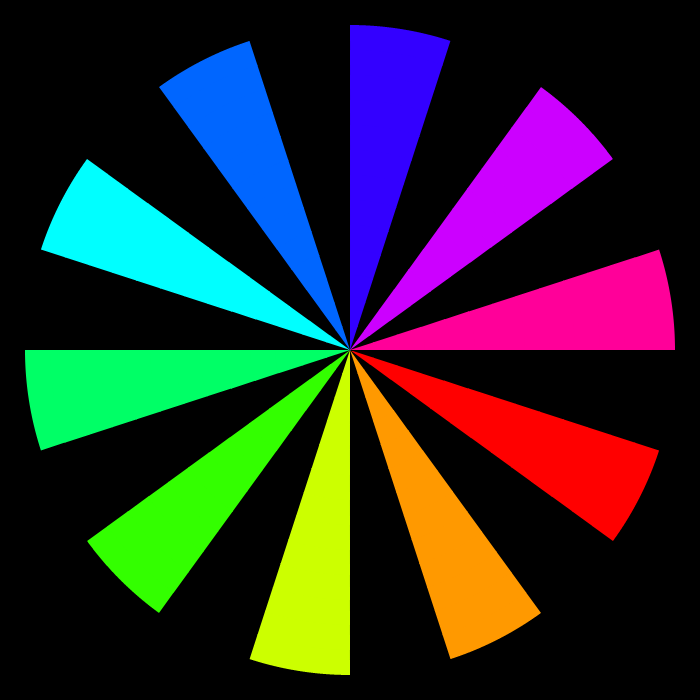
Frame 1 (no input)
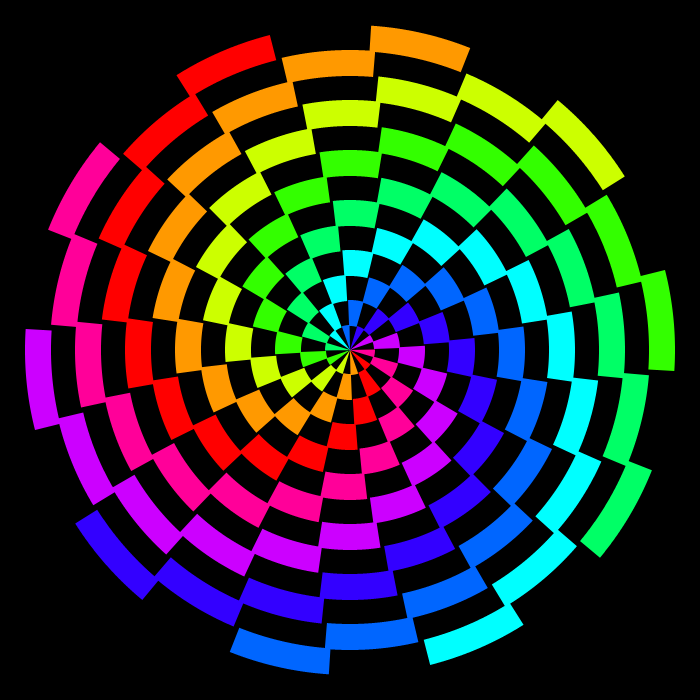
Frame 60 (no input)
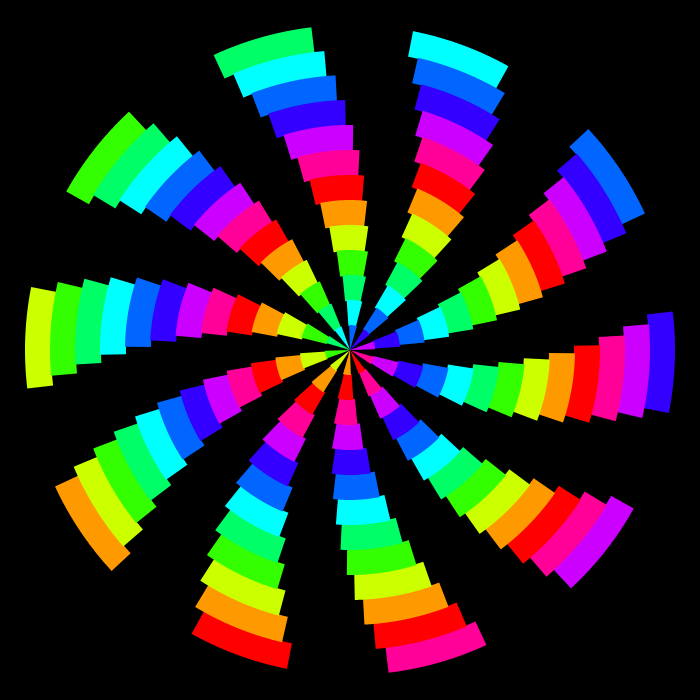
Frame 120 (the mouse pressed at the canvas centre since frame 60)

The p5.js sketch that drew these frames (run headless with seeded random() and noise() and a simulated clock; from frame 60 on, the mouse is pressed at the canvas centre):

// p5.js sketch
// ── sketch.js
let increment = 0;

function setup() {
    createCanvas(700, 700);
}

function draw() {
    background(0);

    //GET SCREEN SIZE AND DECREMENT 50 PX OF THE DIMENSIONS 
    let w = width - 50;
    let h = height - 50;

    for (let layer = 13; layer >= 1; layer--) {
        //13 --> DRAW THE OUTER LAYER THAT SPINS FASTLY
        //1 --> DRAW THE INNER LAYER THAT SPINS SLOWLY

        //DRAW ONE OF THE LAYER
        drawEllipseSections(w, h, (increment * layer));

        //EACH ITERATION DECREMENT 50 PX OF THE DIMENSIONS 
        w -= 50;
        h -= 50;
    }

    //INCREMENT ANGLE TO THE LAYERS ROTATION
    increment += 0.005;
}

function drawEllipseSections(w, h, index) {

    //ALL THE TRANSLATIONS AND ROTATIONS
    //BETWEEN PUSH() AND POP() WILL BE UNDONE 
    //AFTER THE BLOCK RESPECTIVE POP()
    push();
    //(0,0) IS NOW AT THE SCREEN CENTER 
    translate(width / 2, height / 2);

    //THE SECTION IS 1/20 OF THE CIRCUNFERENCE
    let section = (TWO_PI / 20);

    //ROTATE BY index --> (increment * layer)
    rotate(index);

    for (let i = 0; i < 20; i += 2) {

        //THE FOLLOWING SHAPES WILL NOT HAVE EDGE
        noStroke();
        
        colorMode(HSB);

        //i GOES FROM 0 TO 20 WHILE myColor GOES FROM 0 TO 360
        let myColor = map(i, 0, 20, 0, 360);

        //THE FOLLOWING SHAPES WILL HAVE THIS COLOR
        fill(myColor, 255, 255);

        //BEGIN A SHAPE
        beginShape();
        //RUNS AT THE OUTER PART OF THE SECTION
        for (let angle = i * section; angle <= (i + 1) * section; angle += 0.001) {
            vertex((w / 2) * cos(angle + section), (h / 2) * sin(angle + section));
        }
        //RUNS AT THE INNER PART OF THE SECTION
        for (let angle = (i + 1) * section; angle >= i * section; angle -= 0.001) {
            vertex((w / 2 - 26) * cos(angle + section), (h / 2 - 26) * sin(angle + section));
        }
        //END THE SHAPE (CONNECT THE START AND THE END POINT)
        endShape(CLOSE);
    }

    pop();

}
